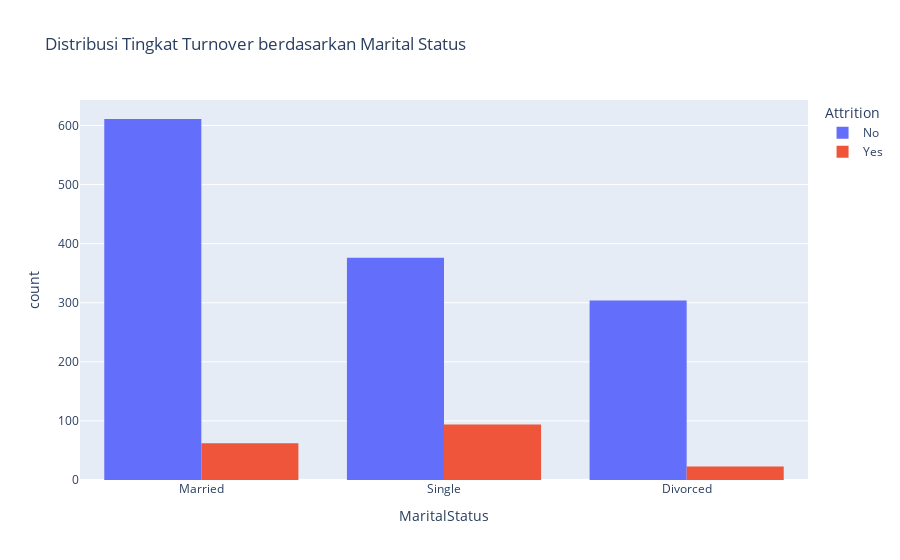

Source (notebook cell):
### Markdown cell above
## Apakah ada perbedaan dalam tingkat Attrition berdasarkan MaritalStatus?

### Code cell
fig = px.histogram(df, x='MaritalStatus', color='Attrition', barmode='group',
                   title='Distribusi Tingkat Turnover berdasarkan Marital Status',
                   labels={'Attrition'})
fig.show()

### Figure 1 — Plotly figure (JSON) as saved in the notebook; plotly's stock layout.template omitted (floating-point values rounded to 4 significant figures; data arrays with more than 128 entries replaced by an {"elided": "..."} marker saying what was removed)
{"data": [{"alignmentgroup": "True", "bingroup": "x", "hovertemplate": "Attrition=No<br>MaritalStatus=%{x}<br>count=%{y}<extra></extra>", "legendgroup": "No", "marker": {"color": "#636efa", "pattern": {"shape": ""}}, "name": "No", "offsetgroup": "No", "orientation": "v", "showlegend": true, "type": "histogram", "x": {"elided": "1291 str values"}, "xaxis": "x", "yaxis": "y"}, {"alignmentgroup": "True", "bingroup": "x", "hovertemplate": "Attrition=Yes<br>MaritalStatus=%{x}<br>count=%{y}<extra></extra>", "legendgroup": "Yes", "marker": {"color": "#EF553B", "pattern": {"shape": ""}}, "name": "Yes", "offsetgroup": "Yes", "orientation": "v", "showlegend": true, "type": "histogram", "x": {"elided": "179 str values"}, "xaxis": "x", "yaxis": "y"}], "layout": {"barmode": "group", "legend": {"title": {"text": "Attrition"}, "tracegroupgap": 0}, "title": {"text": "Distribusi Tingkat Turnover berdasarkan Marital Status"}, "xaxis": {"anchor": "y", "domain": [0, 1], "title": {"text": "MaritalStatus"}}, "yaxis": {"anchor": "x", "domain": [0, 1], "title": {"text": "count"}}}}
